Frame 1 (no input): blank canvas, image omitted
Frame 60 (no input): blank canvas, image omitted
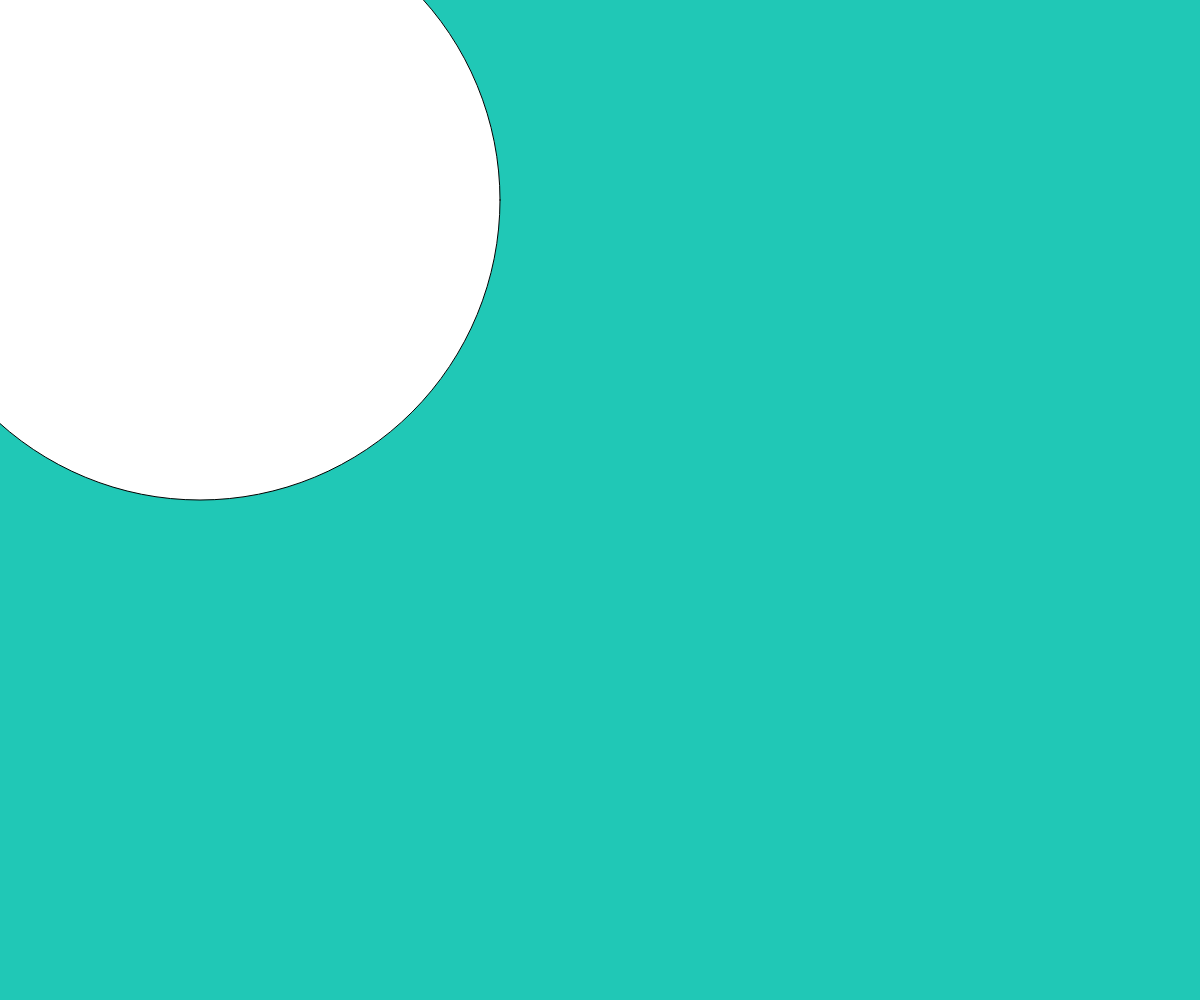
Frame 120 (the mouse pressed at the canvas centre since frame 60)

The p5.js sketch whose frames 1 and 60 were blank and that drew this single picture after the mouse press (run headless with seeded random() and noise() and a simulated clock; from frame 60 on, the mouse is pressed at the canvas centre):

// p5.js sketch
// ── sketch.js
var bgColor = '#11B0D9'
function setup() {
  createCanvas(windowWidth, windowHeight)
  
}

function draw() {
  background(bgColor)
  ellipse(200,200,mouseX,mouseX)
  

 if (mouseX < 1 * windowWidth / 5) {
    bgColor = '#3AD599';
  } else if (mouseX < 2 * windowWidth / 5) {
    bgColor = '#A1280A';
  } else if (mouseX < 3 * windowWidth / 5) {
    bgColor = '#20C8B6';
  } else if (mouseX < 4 * windowWidth / 5) {
    bgColor = '#82BCFB';
  } else {
    bgColor = '#E12874';
  }

}
